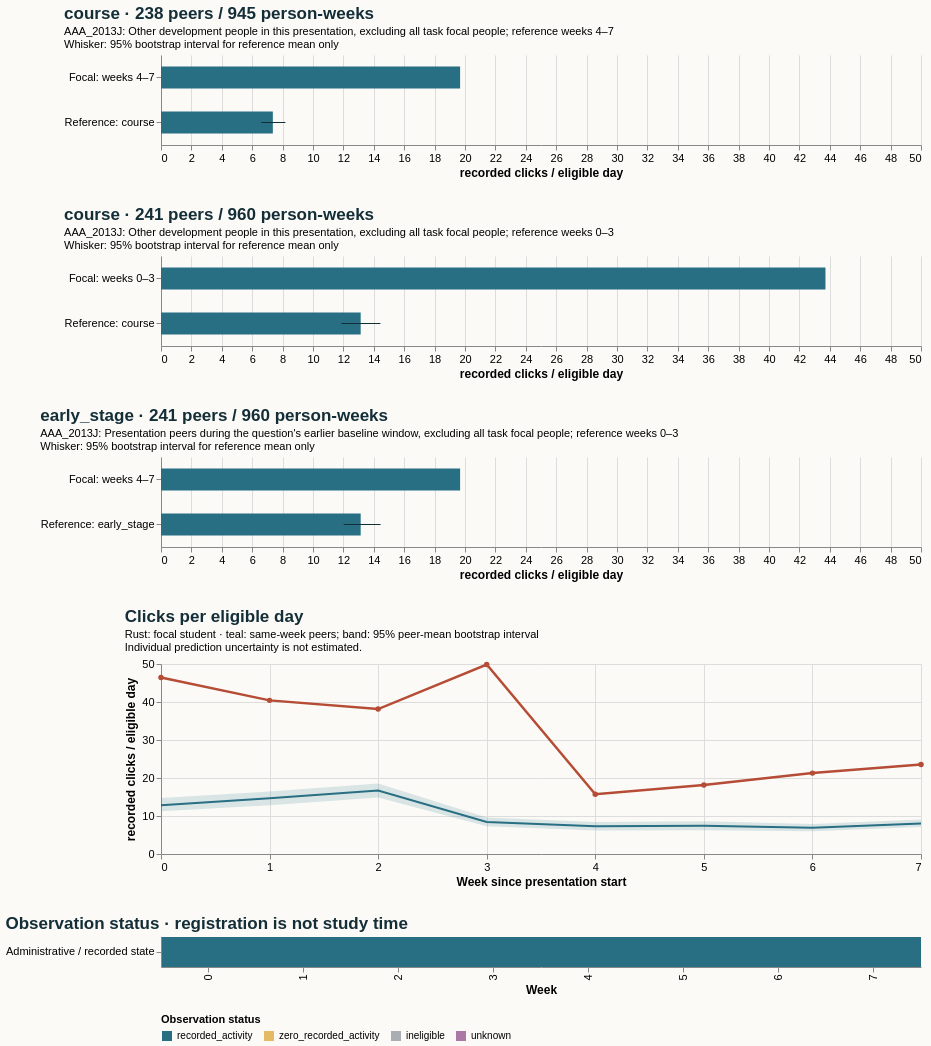

Write the Vega-Lite specification saved for this chart.
### Vega-Lite specification from a JSON file in a GitHub repository (floating-point values rounded to 4 significant figures)
{"$schema": "https://vega.github.io/schema/vega-lite/v5.20.1.json", "config": {"axis": {"labelFontSize": 11, "titleFontSize": 12}, "background": "#fbfaf7", "font": "sans-serif", "title": {"anchor": "start", "color": "#142e38", "fontSize": 17, "subtitleFontSize": 11}, "view": {"continuousHeight": 300, "continuousWidth": 300, "stroke": null}}, "datasets": {"data-471d14e354c330f63d8e64ee8de60fc9": [{"hi": null, "lo": null, "series": "Focal: weeks 4–7", "value": 19.68}, {"hi": 8.184, "lo": 6.588, "series": "Reference: course", "value": 7.359}], "data-85f437953aca093915f1bf3fabc29825": [{"eligible_days": 7.0, "end_day": 6, "logging_completeness": "unknown", "observation_status": "recorded_activity", "row": "Administrative / recorded state", "score_status": "withheld_release_time_unknown", "start_day": 0, "value": 46.43, "week": 0}, {"eligible_days": 7.0, "end_day": 13, "logging_completeness": "unknown", "observation_status": "recorded_activity", "row": "Administrative / recorded state", "score_status": "withheld_release_time_unknown", "start_day": 7, "value": 40.43, "week": 1}, {"eligible_days": 7.0, "end_day": 20, "logging_completeness": "unknown", "observation_status": "recorded_activity", "row": "Administrative / recorded state", "score_status": "withheld_release_time_unknown", "start_day": 14, "value": 38.14, "week": 2}, {"eligible_days": 7.0, "end_day": 27, "logging_completeness": "unknown", "observation_status": "recorded_activity", "row": "Administrative / recorded state", "score_status": "withheld_release_time_unknown", "start_day": 21, "value": 49.86, "week": 3}, {"eligible_days": 7.0, "end_day": 34, "logging_completeness": "unknown", "observation_status": "recorded_activity", "row": "Administrative / recorded state", "score_status": "withheld_release_time_unknown", "start_day": 28, "value": 15.71, "week": 4}, {"eligible_days": 7.0, "end_day": 41, "logging_completeness": "unknown", "observation_status": "recorded_activity", "row": "Administrative / recorded state", "score_status": "withheld_release_time_unknown", "start_day": 35, "value": 18.14, "week": 5}, {"eligible_days": 7.0, "end_day": 48, "logging_completeness": "unknown", "observation_status": "recorded_activity", "row": "Administrative / recorded state", "score_status": "withheld_release_time_unknown", "start_day": 42, "value": 21.29, "week": 6}, {"eligible_days": 7.0, "end_day": 55, "logging_completeness": "unknown", "observation_status": "recorded_activity", "row": "Administrative / recorded state", "score_status": "withheld_release_time_unknown", "start_day": 49, "value": 23.57, "week": 7}], "data-acf42a30c599e6c873eded8f8676a892": [{"end_day": 6, "focal_value": 46.43, "peer_ci_high": 14.71, "peer_ci_low": 11.23, "peer_mean": 12.82, "peer_observations": 241, "peer_people": 241, "reference": "course", "unit": "recorded clicks / eligible day", "week": 0}, {"end_day": 13, "focal_value": 40.43, "peer_ci_high": 16.44, "peer_ci_low": 12.85, "peer_mean": 14.68, "peer_observations": 241, "peer_people": 241, "reference": "course", "unit": "recorded clicks / eligible day", "week": 1}, {"end_day": 20, "focal_value": 38.14, "peer_ci_high": 18.56, "peer_ci_low": 14.9, "peer_mean": 16.73, "peer_observations": 239, "peer_people": 239, "reference": "course", "unit": "recorded clicks / eligible day", "week": 2}, {"end_day": 27, "focal_value": 49.86, "peer_ci_high": 9.6, "peer_ci_low": 7.302, "peer_mean": 8.416, "peer_observations": 239, "peer_people": 239, "reference": "course", "unit": "recorded clicks / eligible day", "week": 3}, {"end_day": 34, "focal_value": 15.71, "peer_ci_high": 8.389, "peer_ci_low": 6.191, "peer_mean": 7.298, "peer_observations": 237, "peer_people": 237, "reference": "course", "unit": "recorded clicks / eligible day", "week": 4}, {"end_day": 41, "focal_value": 18.14, "peer_ci_high": 8.595, "peer_ci_low": 6.257, "peer_mean": 7.413, "peer_observations": 236, "peer_people": 236, "reference": "course", "unit": "recorded clicks / eligible day", "week": 5}, {"end_day": 48, "focal_value": 21.29, "peer_ci_high": 7.873, "peer_ci_low": 5.991, "peer_mean": 6.897, "peer_observations": 236, "peer_people": 236, "reference": "course", "unit": "recorded clicks / eligible day", "week": 6}, {"end_day": 55, "focal_value": 23.57, "peer_ci_high": 9.052, "peer_ci_low": 7.104, "peer_mean": 8.029, "peer_observations": 236, "peer_people": 236, "reference": "course", "unit": "recorded clicks / eligible day", "week": 7}], "data-eaca51e36f4ab40e26e36752c68a391d": [{"hi": null, "lo": null, "series": "Focal: weeks 4–7", "value": 19.68}, {"hi": 14.45, "lo": 12.02, "series": "Reference: early_stage", "value": 13.14}], "data-ebccaec20d8d9d69436c3a3cae355c5e": [{"hi": null, "lo": null, "series": "Focal: weeks 0–3", "value": 43.71}, {"hi": 14.44, "lo": 11.87, "series": "Reference: course", "value": 13.14}]}, "resolve": {"scale": {"color": "independent"}}, "spacing": 28, "vconcat": [{"data": {"name": "data-471d14e354c330f63d8e64ee8de60fc9"}, "height": 90, "layer": [{"encoding": {"x": {"field": "value", "scale": {"domain": [0, 45.9], "zero": true}, "title": "recorded clicks / eligible day", "type": "quantitative"}, "y": {"field": "series", "sort": null, "title": null, "type": "nominal"}}, "mark": {"color": "#286f83", "size": 22, "type": "bar"}}, {"encoding": {"x": {"field": "lo", "type": "quantitative"}, "x2": {"field": "hi"}, "y": {"field": "series", "sort": null, "title": null, "type": "nominal"}}, "mark": {"color": "#142e38", "type": "rule"}}], "title": {"subtitle": ["AAA_2013J: Other development people in this presentation, excluding all task focal people; reference weeks 4–7", "Whisker: 95% bootstrap interval for reference mean only"], "text": "course · 238 peers / 945 person-weeks"}, "width": 760}, {"data": {"name": "data-ebccaec20d8d9d69436c3a3cae355c5e"}, "height": 90, "layer": [{"encoding": {"x": {"field": "value", "scale": {"domain": [0, 45.9], "zero": true}, "title": "recorded clicks / eligible day", "type": "quantitative"}, "y": {"field": "series", "sort": null, "title": null, "type": "nominal"}}, "mark": {"color": "#286f83", "size": 22, "type": "bar"}}, {"encoding": {"x": {"field": "lo", "type": "quantitative"}, "x2": {"field": "hi"}, "y": {"field": "series", "sort": null, "title": null, "type": "nominal"}}, "mark": {"color": "#142e38", "type": "rule"}}], "title": {"subtitle": ["AAA_2013J: Other development people in this presentation, excluding all task focal people; reference weeks 0–3", "Whisker: 95% bootstrap interval for reference mean only"], "text": "course · 241 peers / 960 person-weeks"}, "width": 760}, {"data": {"name": "data-eaca51e36f4ab40e26e36752c68a391d"}, "height": 90, "layer": [{"encoding": {"x": {"field": "value", "scale": {"domain": [0, 45.9], "zero": true}, "title": "recorded clicks / eligible day", "type": "quantitative"}, "y": {"field": "series", "sort": null, "title": null, "type": "nominal"}}, "mark": {"color": "#286f83", "size": 22, "type": "bar"}}, {"encoding": {"x": {"field": "lo", "type": "quantitative"}, "x2": {"field": "hi"}, "y": {"field": "series", "sort": null, "title": null, "type": "nominal"}}, "mark": {"color": "#142e38", "type": "rule"}}], "title": {"subtitle": ["AAA_2013J: Presentation peers during the question's earlier baseline window, excluding all task focal people; reference weeks 0–3", "Whisker: 95% bootstrap interval for reference mean only"], "text": "early_stage · 241 peers / 960 person-weeks"}, "width": 760}, {"data": {"name": "data-acf42a30c599e6c873eded8f8676a892"}, "height": 190, "layer": [{"encoding": {"x": {"axis": {"tickMinStep": 1}, "field": "week", "title": "Week since presentation start", "type": "quantitative"}, "y": {"field": "peer_ci_low", "scale": {"zero": true}, "title": "recorded clicks / eligible day", "type": "quantitative"}, "y2": {"field": "peer_ci_high"}}, "mark": {"color": "#286f83", "opacity": 0.16, "type": "area"}}, {"encoding": {"tooltip": [{"field": "week", "type": "quantitative"}, {"field": "peer_mean", "type": "quantitative"}, {"field": "peer_people", "type": "quantitative"}, {"field": "peer_observations", "type": "quantitative"}], "x": {"field": "week", "type": "quantitative"}, "y": {"field": "peer_mean", "type": "quantitative"}}, "mark": {"color": "#286f83", "strokeWidth": 2, "type": "line"}}, {"encoding": {"tooltip": [{"field": "week", "type": "quantitative"}, {"field": "focal_value", "type": "quantitative"}], "x": {"field": "week", "type": "quantitative"}, "y": {"field": "focal_value", "type": "quantitative"}}, "mark": {"color": "#b64c35", "point": {"color": "#b64c35"}, "strokeWidth": 2.5, "type": "line"}}], "title": {"subtitle": ["Rust: focal student · teal: same-week peers; band: 95% peer-mean bootstrap interval", "Individual prediction uncertainty is not estimated."], "text": "Clicks per eligible day"}, "width": 760}, {"data": {"name": "data-85f437953aca093915f1bf3fabc29825"}, "encoding": {"color": {"field": "observation_status", "legend": {"labelLimit": 260, "orient": "bottom"}, "scale": {"domain": ["recorded_activity", "zero_recorded_activity", "ineligible", "unknown"], "range": ["#286f83", "#e4bb64", "#aaaeb3", "#ac78a5"]}, "title": "Observation status", "type": "nominal"}, "tooltip": [{"field": "week", "type": "quantitative"}, {"field": "eligible_days", "type": "quantitative"}, {"field": "observation_status", "type": "nominal"}, {"field": "logging_completeness", "type": "nominal"}], "x": {"field": "week", "title": "Week", "type": "ordinal"}, "y": {"field": "row", "title": null, "type": "nominal"}}, "height": 30, "mark": {"type": "rect"}, "title": "Observation status · registration is not study time", "width": 760}]}
